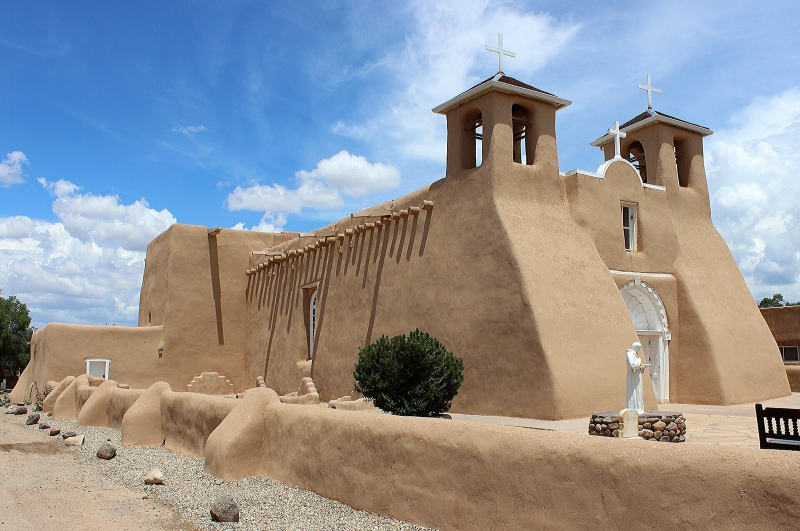
#> input picture resources/reference/meshy/adobe/source_images/church_ranchos_de_taos_cc-by-sa-3.0_travis-k.-witt-liveon001.jpg, 1600 x 1062 px, given in place of chos_de_taos_cc-by-sa-3.0_travis-k.-witt-liveon001.jpg_E.png, which was not available (shown at 1/2 size)
$ python voxfound_f214_where.py ../../resources/reference/meshy/adobe/source_images/church_ranchos_de_taos_cc-by-sa-3.0_travis-k.-witt-liveon001.jpg ../../resources/reference/meshy/adobe/source_images/pueblo_taos_north_house_cc-by-sa-3.0_aaron-zhu.jpg
#> lines starting #> are read from the running program, lines starting #| are printed output that depends on the picture
"""Where are the F2.14 gate's hole / fattening pixels? Prints each with its colours in E, M and L0..L3, and writes a
crop sheet around them. Usage: f214_where.py pose P"""
import os, sys

import numpy as np
from PIL import Image

HERE = os.path.dirname(os.path.abspath(__file__))
BOX = (45, 670, 242, 1196)
T = 10
pose, P = sys.argv[1], sys.argv[2]


def load(n):
#> called with n = 'E'
    a = np.asarray(Image.open(os.path.join(HERE, f"f214_{pose}_{n}.png")).convert("RGB")).astype(np.int16)
    return a[BOX[0]:BOX[1], BOX[2]:BOX[3]]
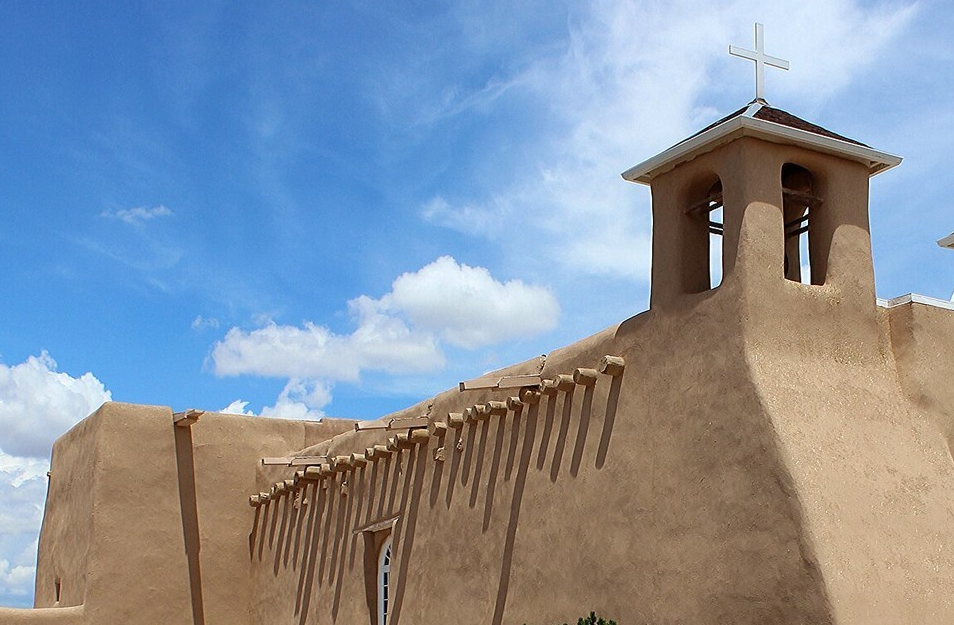
#> returned value: shape (625, 954, 3) int16; mean of channels 0, 1, 2 135, 147, 162.5; drawn as R, G, B


E, M = load("E"), load(f"P{P}")
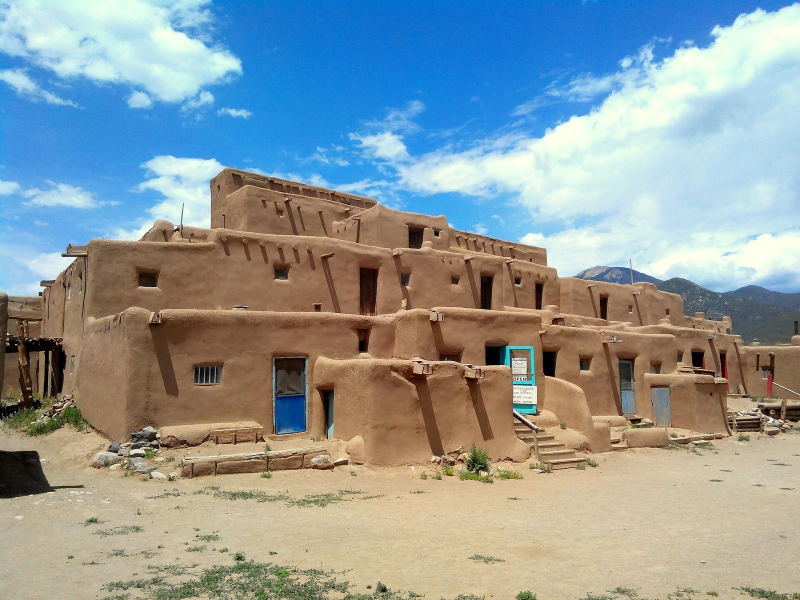
#> input picture resources/reference/meshy/adobe/source_images/pueblo_taos_north_house_cc-by-sa-3.0_aaron-zhu.jpg, 1600 x 1200 px, given in place of pueblo_taos_north_house_cc-by-sa-3.0_aaron-zhu.jpg.png, which was not available (shown at 1/2 size)
#> in load (call 2), `return a[BOX[0]:BOX[1], BOX[2]:BOX[3]]`:
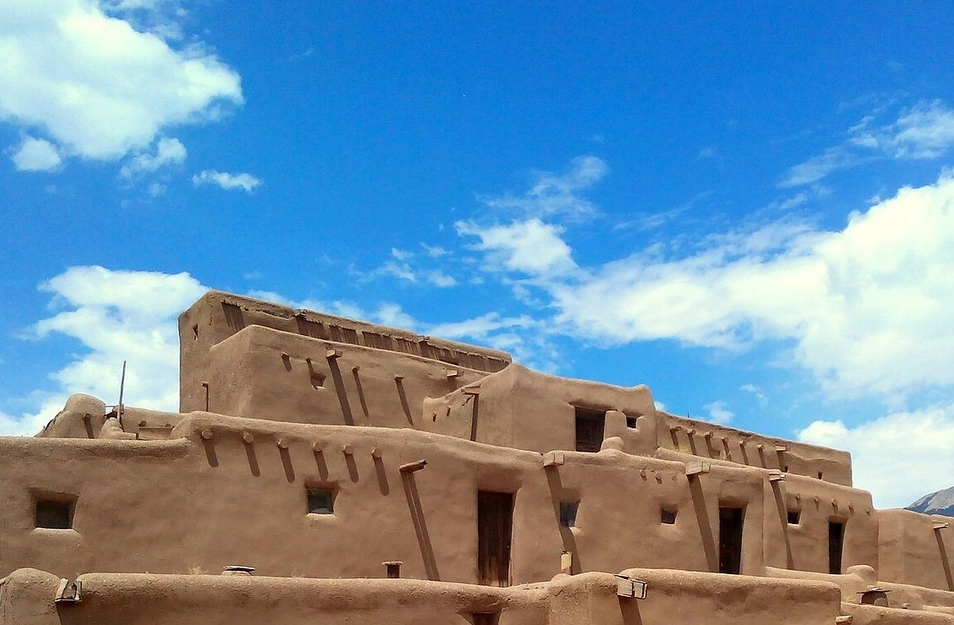
#> returned value: shape (625, 954, 3) int16; mean of channels 0, 1, 2 111, 145.2, 170.7; drawn as R, G, B
L = [load(f"L{k}") for k in range(4)]
#> (the run stopped early here; a loop or call above may not have finished)
